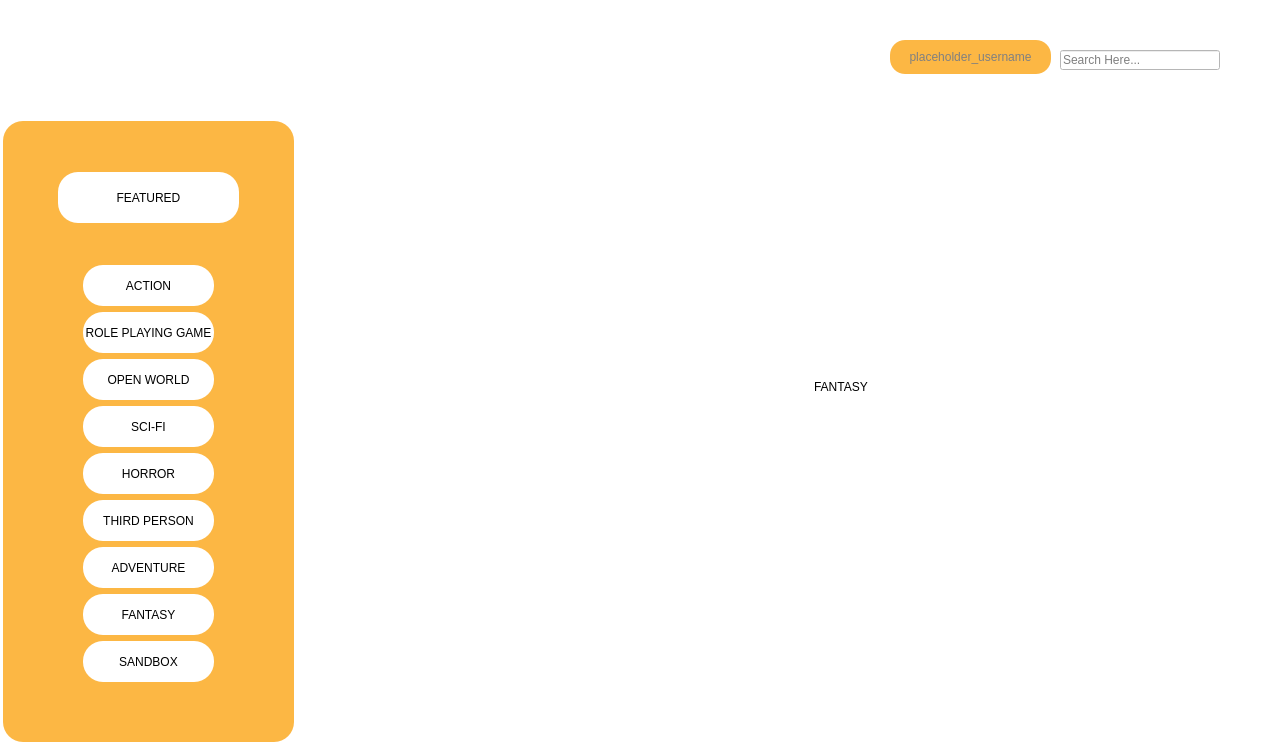
<?xml version="1.0" encoding="UTF-8"?>
<ui version="4.0">
 <class>MainWindow</class>
 <widget class="QMainWindow" name="MainWindow">
  <property name="geometry">
   <rect>
    <x>0</x>
    <y>0</y>
    <width>1286</width>
    <height>745</height>
   </rect>
  </property>
  <property name="windowTitle">
   <string>Welcome to DJ Game Pass Homepage !</string>
  </property>
  <property name="windowIcon">
   <iconset resource="resources/system_images.qrc">
    <normaloff>:/default_images/icons/gamepass logo.png</normaloff>:/default_images/icons/gamepass logo.png</iconset>
  </property>
  <property name="styleSheet">
   <string notr="true">background-color: rgb(255, 255, 255);</string>
  </property>
  <widget class="QWidget" name="centralwidget">
   <widget class="QLabel" name="logoicon">
    <property name="geometry">
     <rect>
      <x>380</x>
      <y>0</y>
      <width>491</width>
      <height>111</height>
     </rect>
    </property>
    <property name="cursor">
     <cursorShape>ArrowCursor</cursorShape>
    </property>
    <property name="text">
     <string/>
    </property>
    <property name="pixmap">
     <pixmap resource="resources/system_images.qrc">:/default_images/images/system__title.png</pixmap>
    </property>
    <property name="scaledContents">
     <bool>true</bool>
    </property>
   </widget>
   <widget class="QPushButton" name="threedoticon">
    <property name="geometry">
     <rect>
      <x>1240</x>
      <y>40</y>
      <width>30</width>
      <height>30</height>
     </rect>
    </property>
    <property name="minimumSize">
     <size>
      <width>30</width>
      <height>30</height>
     </size>
    </property>
    <property name="maximumSize">
     <size>
      <width>30</width>
      <height>30</height>
     </size>
    </property>
    <property name="focusPolicy">
     <enum>Qt::NoFocus</enum>
    </property>
    <property name="styleSheet">
     <string notr="true">border: none;</string>
    </property>
    <property name="text">
     <string/>
    </property>
    <property name="icon">
     <iconset resource="resources/system_images.qrc">
      <normaloff>:/default_images/icons/three-dots-vertical_1.png</normaloff>:/default_images/icons/three-dots-vertical_1.png</iconset>
    </property>
    <property name="iconSize">
     <size>
      <width>20</width>
      <height>20</height>
     </size>
    </property>
   </widget>
   <widget class="QLabel" name="username_label">
    <property name="geometry">
     <rect>
      <x>890</x>
      <y>40</y>
      <width>161</width>
      <height>34</height>
     </rect>
    </property>
    <property name="sizePolicy">
     <sizepolicy hsizetype="Expanding" vsizetype="Maximum">
      <horstretch>0</horstretch>
      <verstretch>0</verstretch>
     </sizepolicy>
    </property>
    <property name="font">
     <font>
      <pointsize>-1</pointsize>
     </font>
    </property>
    <property name="styleSheet">
     <string notr="true">QLabel {
                background-color: rgb(252, 183, 68);  /* Background color */
                color: grey;               /* Text color */
                border-radius: 15px;        /* Border radius */
                padding: 10px;              /* Padding */
                font-size: 12px;            /* Font size */
            }</string>
    </property>
    <property name="frameShape">
     <enum>QFrame::NoFrame</enum>
    </property>
    <property name="text">
     <string>placeholder_username</string>
    </property>
    <property name="alignment">
     <set>Qt::AlignCenter</set>
    </property>
   </widget>
   <widget class="QLineEdit" name="search_bar">
    <property name="geometry">
     <rect>
      <x>1060</x>
      <y>50</y>
      <width>160</width>
      <height>20</height>
     </rect>
    </property>
    <property name="text">
     <string/>
    </property>
    <property name="echoMode">
     <enum>QLineEdit::Normal</enum>
    </property>
    <property name="placeholderText">
     <string>Search Here...</string>
    </property>
   </widget>
   <widget class="QWidget" name="layoutWidget">
    <property name="geometry">
     <rect>
      <x>-1</x>
      <y>120</y>
      <width>1291</width>
      <height>623</height>
     </rect>
    </property>
    <layout class="QHBoxLayout" name="horizontalLayout">
     <item>
      <widget class="QWidget" name="widget" native="true">
       <property name="minimumSize">
        <size>
         <width>291</width>
         <height>621</height>
        </size>
       </property>
       <property name="maximumSize">
        <size>
         <width>291</width>
         <height>621</height>
        </size>
       </property>
       <property name="styleSheet">
        <string notr="true">background-color: rgb(252, 183, 68);
border-radius: 20px
</string>
       </property>
       <widget class="QWidget" name="layoutWidget">
        <property name="geometry">
         <rect>
          <x>20</x>
          <y>50</y>
          <width>251</width>
          <height>512</height>
         </rect>
        </property>
        <layout class="QGridLayout" name="gridLayout">
         <property name="leftMargin">
          <number>1</number>
         </property>
         <property name="topMargin">
          <number>1</number>
         </property>
         <property name="rightMargin">
          <number>1</number>
         </property>
         <property name="bottomMargin">
          <number>1</number>
         </property>
         <item row="0" column="0">
          <spacer name="horizontalSpacer_3">
           <property name="orientation">
            <enum>Qt::Horizontal</enum>
           </property>
           <property name="sizeHint" stdset="0">
            <size>
             <width>28</width>
             <height>20</height>
            </size>
           </property>
          </spacer>
         </item>
         <item row="0" column="1" colspan="3">
          <widget class="QPushButton" name="featured_button">
           <property name="minimumSize">
            <size>
             <width>181</width>
             <height>51</height>
            </size>
           </property>
           <property name="maximumSize">
            <size>
             <width>181</width>
             <height>51</height>
            </size>
           </property>
           <property name="styleSheet">
            <string notr="true">background-color: rgb(255, 255, 255);
border- radius: 10px</string>
           </property>
           <property name="text">
            <string>FEATURED</string>
           </property>
          </widget>
         </item>
         <item row="0" column="4">
          <spacer name="horizontalSpacer_4">
           <property name="orientation">
            <enum>Qt::Horizontal</enum>
           </property>
           <property name="sizeHint" stdset="0">
            <size>
             <width>28</width>
             <height>20</height>
            </size>
           </property>
          </spacer>
         </item>
         <item row="1" column="2">
          <spacer name="verticalSpacer">
           <property name="orientation">
            <enum>Qt::Vertical</enum>
           </property>
           <property name="sizeHint" stdset="0">
            <size>
             <width>20</width>
             <height>28</height>
            </size>
           </property>
          </spacer>
         </item>
         <item row="2" column="0" colspan="2">
          <spacer name="horizontalSpacer">
           <property name="orientation">
            <enum>Qt::Horizontal</enum>
           </property>
           <property name="sizeHint" stdset="0">
            <size>
             <width>40</width>
             <height>20</height>
            </size>
           </property>
          </spacer>
         </item>
         <item row="2" column="2">
          <layout class="QVBoxLayout" name="verticalLayout">
           <item>
            <widget class="QPushButton" name="action_button">
             <property name="minimumSize">
              <size>
               <width>131</width>
               <height>41</height>
              </size>
             </property>
             <property name="maximumSize">
              <size>
               <width>131</width>
               <height>41</height>
              </size>
             </property>
             <property name="styleSheet">
              <string notr="true">background-color: rgb(255, 255, 255);
border- radius: 10px</string>
             </property>
             <property name="text">
              <string>ACTION</string>
             </property>
            </widget>
           </item>
           <item>
            <widget class="QPushButton" name="roleplayinggame_button">
             <property name="minimumSize">
              <size>
               <width>131</width>
               <height>41</height>
              </size>
             </property>
             <property name="maximumSize">
              <size>
               <width>131</width>
               <height>41</height>
              </size>
             </property>
             <property name="styleSheet">
              <string notr="true">background-color: rgb(255, 255, 255);
border- radius: 10px</string>
             </property>
             <property name="text">
              <string>ROLE PLAYING GAME</string>
             </property>
            </widget>
           </item>
           <item>
            <widget class="QPushButton" name="openworld_button">
             <property name="minimumSize">
              <size>
               <width>131</width>
               <height>41</height>
              </size>
             </property>
             <property name="maximumSize">
              <size>
               <width>131</width>
               <height>41</height>
              </size>
             </property>
             <property name="styleSheet">
              <string notr="true">background-color: rgb(255, 255, 255);
border- radius: 10px</string>
             </property>
             <property name="text">
              <string>OPEN WORLD</string>
             </property>
            </widget>
           </item>
           <item>
            <widget class="QPushButton" name="scifi_button">
             <property name="minimumSize">
              <size>
               <width>131</width>
               <height>41</height>
              </size>
             </property>
             <property name="maximumSize">
              <size>
               <width>131</width>
               <height>41</height>
              </size>
             </property>
             <property name="styleSheet">
              <string notr="true">background-color: rgb(255, 255, 255);
border- radius: 10px</string>
             </property>
             <property name="text">
              <string>SCI-FI</string>
             </property>
            </widget>
           </item>
           <item>
            <widget class="QPushButton" name="horror_button">
             <property name="minimumSize">
              <size>
               <width>131</width>
               <height>41</height>
              </size>
             </property>
             <property name="maximumSize">
              <size>
               <width>131</width>
               <height>41</height>
              </size>
             </property>
             <property name="styleSheet">
              <string notr="true">background-color: rgb(255, 255, 255);
border- radius: 10px</string>
             </property>
             <property name="text">
              <string>HORROR</string>
             </property>
            </widget>
           </item>
           <item>
            <widget class="QPushButton" name="thirdperson_button">
             <property name="minimumSize">
              <size>
               <width>131</width>
               <height>41</height>
              </size>
             </property>
             <property name="maximumSize">
              <size>
               <width>131</width>
               <height>41</height>
              </size>
             </property>
             <property name="styleSheet">
              <string notr="true">background-color: rgb(255, 255, 255);
border- radius: 10px</string>
             </property>
             <property name="text">
              <string>THIRD PERSON</string>
             </property>
            </widget>
           </item>
           <item>
            <widget class="QPushButton" name="adventure_button">
             <property name="minimumSize">
              <size>
               <width>131</width>
               <height>41</height>
              </size>
             </property>
             <property name="maximumSize">
              <size>
               <width>131</width>
               <height>41</height>
              </size>
             </property>
             <property name="styleSheet">
              <string notr="true">background-color: rgb(255, 255, 255);
border- radius: 10px</string>
             </property>
             <property name="text">
              <string>ADVENTURE</string>
             </property>
            </widget>
           </item>
           <item>
            <widget class="QPushButton" name="fantasy_button">
             <property name="minimumSize">
              <size>
               <width>131</width>
               <height>41</height>
              </size>
             </property>
             <property name="maximumSize">
              <size>
               <width>131</width>
               <height>41</height>
              </size>
             </property>
             <property name="styleSheet">
              <string notr="true">background-color: rgb(255, 255, 255);
border- radius: 10px</string>
             </property>
             <property name="text">
              <string>FANTASY</string>
             </property>
            </widget>
           </item>
           <item>
            <widget class="QPushButton" name="sandbox_button">
             <property name="minimumSize">
              <size>
               <width>131</width>
               <height>41</height>
              </size>
             </property>
             <property name="maximumSize">
              <size>
               <width>131</width>
               <height>41</height>
              </size>
             </property>
             <property name="styleSheet">
              <string notr="true">background-color: rgb(255, 255, 255);
border- radius: 10px</string>
             </property>
             <property name="text">
              <string>SANDBOX</string>
             </property>
            </widget>
           </item>
          </layout>
         </item>
         <item row="2" column="3" colspan="2">
          <spacer name="horizontalSpacer_2">
           <property name="orientation">
            <enum>Qt::Horizontal</enum>
           </property>
           <property name="sizeHint" stdset="0">
            <size>
             <width>40</width>
             <height>20</height>
            </size>
           </property>
          </spacer>
         </item>
        </layout>
       </widget>
      </widget>
     </item>
     <item>
      <widget class="QStackedWidget" name="stackwidget">
       <property name="minimumSize">
        <size>
         <width>981</width>
         <height>611</height>
        </size>
       </property>
       <property name="maximumSize">
        <size>
         <width>981</width>
         <height>611</height>
        </size>
       </property>
       <property name="currentIndex">
        <number>8</number>
       </property>
       <widget class="QWidget" name="page">
        <widget class="QLabel" name="allgames_center_label">
         <property name="geometry">
          <rect>
           <x>470</x>
           <y>280</y>
           <width>61</width>
           <height>41</height>
          </rect>
         </property>
         <property name="text">
          <string>ALL GAMES</string>
         </property>
        </widget>
       </widget>
       <widget class="QWidget" name="page_2">
        <widget class="QLabel" name="action_center_label">
         <property name="geometry">
          <rect>
           <x>470</x>
           <y>260</y>
           <width>61</width>
           <height>41</height>
          </rect>
         </property>
         <property name="text">
          <string>ACTION</string>
         </property>
        </widget>
       </widget>
       <widget class="QWidget" name="page_3">
        <widget class="QLabel" name="roleplayinggame_center_label">
         <property name="geometry">
          <rect>
           <x>430</x>
           <y>200</y>
           <width>131</width>
           <height>41</height>
          </rect>
         </property>
         <property name="text">
          <string>ROLE PLAYING GAME</string>
         </property>
        </widget>
       </widget>
       <widget class="QWidget" name="page_4">
        <widget class="QLabel" name="openwolrd_center_label">
         <property name="geometry">
          <rect>
           <x>490</x>
           <y>240</y>
           <width>101</width>
           <height>41</height>
          </rect>
         </property>
         <property name="text">
          <string>OPEN WORLD</string>
         </property>
        </widget>
       </widget>
       <widget class="QWidget" name="page_5">
        <widget class="QLabel" name="scifi_center_label">
         <property name="geometry">
          <rect>
           <x>450</x>
           <y>200</y>
           <width>61</width>
           <height>41</height>
          </rect>
         </property>
         <property name="text">
          <string>SCI-FI</string>
         </property>
        </widget>
       </widget>
       <widget class="QWidget" name="page_6">
        <widget class="QLabel" name="horror_center_label">
         <property name="geometry">
          <rect>
           <x>400</x>
           <y>210</y>
           <width>61</width>
           <height>41</height>
          </rect>
         </property>
         <property name="text">
          <string>HORROR</string>
         </property>
        </widget>
       </widget>
       <widget class="QWidget" name="page_7">
        <widget class="QLabel" name="thirdperson_center_label">
         <property name="geometry">
          <rect>
           <x>440</x>
           <y>240</y>
           <width>141</width>
           <height>41</height>
          </rect>
         </property>
         <property name="text">
          <string>THIRD PERSON</string>
         </property>
        </widget>
       </widget>
       <widget class="QWidget" name="page_8">
        <widget class="QLabel" name="adventure_center_label">
         <property name="geometry">
          <rect>
           <x>490</x>
           <y>270</y>
           <width>61</width>
           <height>41</height>
          </rect>
         </property>
         <property name="text">
          <string>ADVENTURE</string>
         </property>
        </widget>
       </widget>
       <widget class="QWidget" name="page_9">
        <widget class="QLabel" name="fantasy_center_label">
         <property name="geometry">
          <rect>
           <x>510</x>
           <y>240</y>
           <width>61</width>
           <height>41</height>
          </rect>
         </property>
         <property name="text">
          <string>FANTASY</string>
         </property>
        </widget>
       </widget>
       <widget class="QWidget" name="page_10">
        <widget class="QLabel" name="sandbox_center_label">
         <property name="geometry">
          <rect>
           <x>440</x>
           <y>290</y>
           <width>61</width>
           <height>41</height>
          </rect>
         </property>
         <property name="text">
          <string>SANDBOX</string>
         </property>
        </widget>
       </widget>
      </widget>
     </item>
    </layout>
   </widget>
  </widget>
 </widget>
 <resources>
  <include location="resources/system_images.qrc"/>
 </resources>
 <connections/>
</ui>
